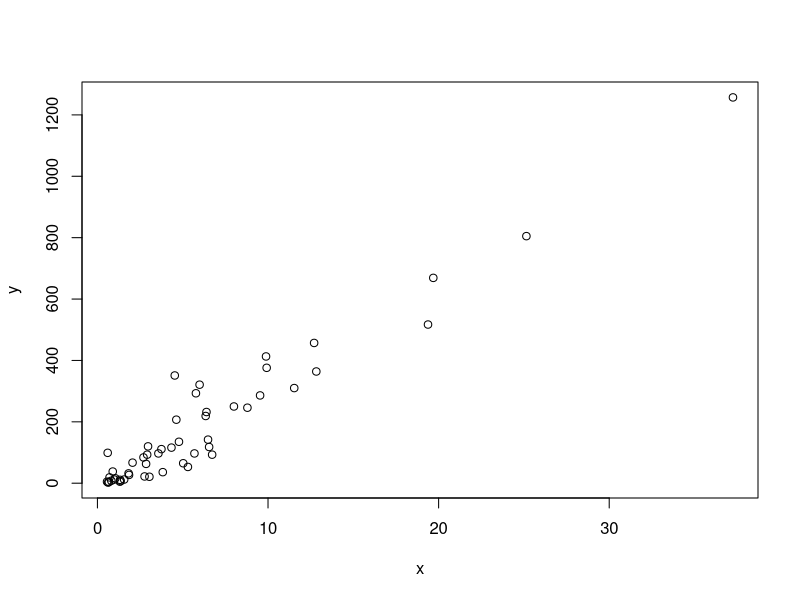
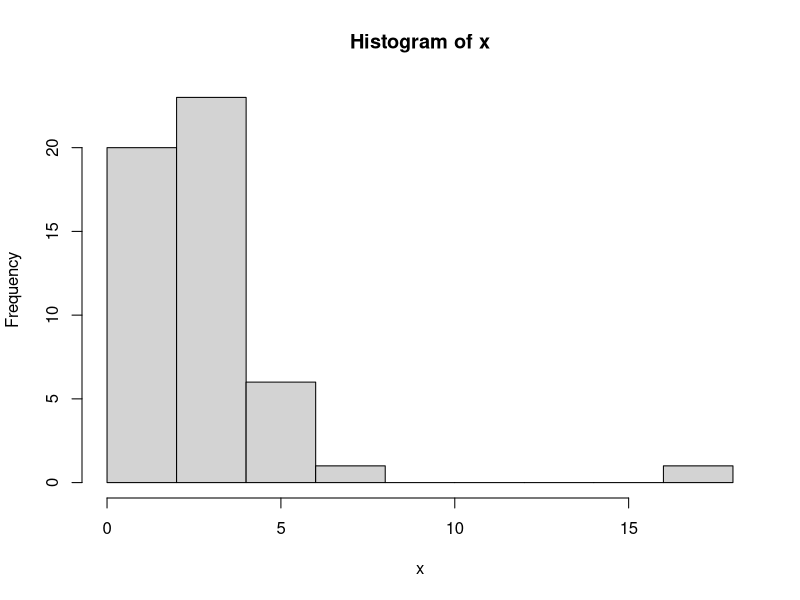

Here is the R script that generated these plots, in order: (Note: this script raises an error after producing the figures.)
library(dslabs)
data("murders")


# The plot function can be used to make scatterplots. Here is a plot of total murders versus population.

x <- murders$population / 10^6
y <- murders$total
plot(x, y)


# hist

x <- with(murders, total/population*10^5)
hist(x)

# boxplot
boxplot(rate~region, data = murders)


# The image function displays the values in a matrix using color. Here is a quick example:
  
x <- matrix(1:120, 12, 10)
image(x)
